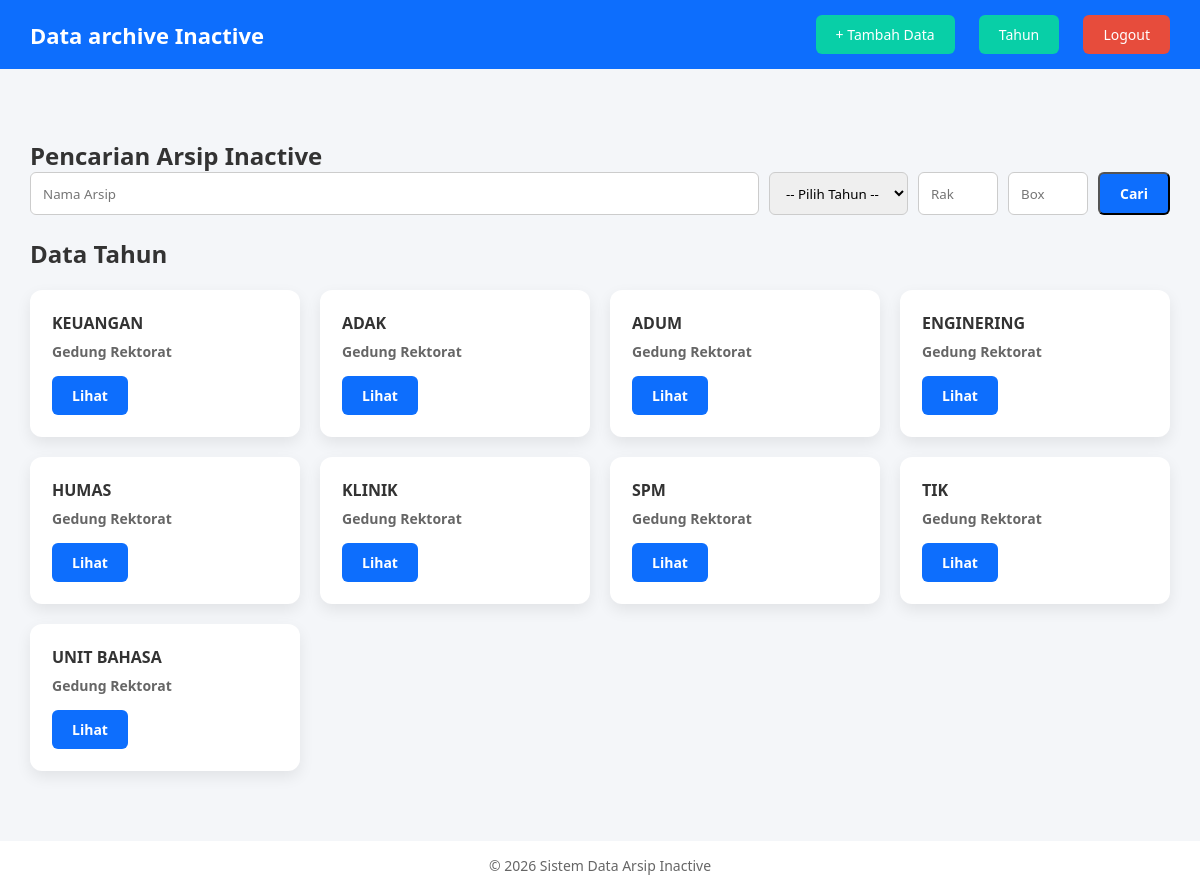
Before: /dashboard.php (signed in) with the older database file.
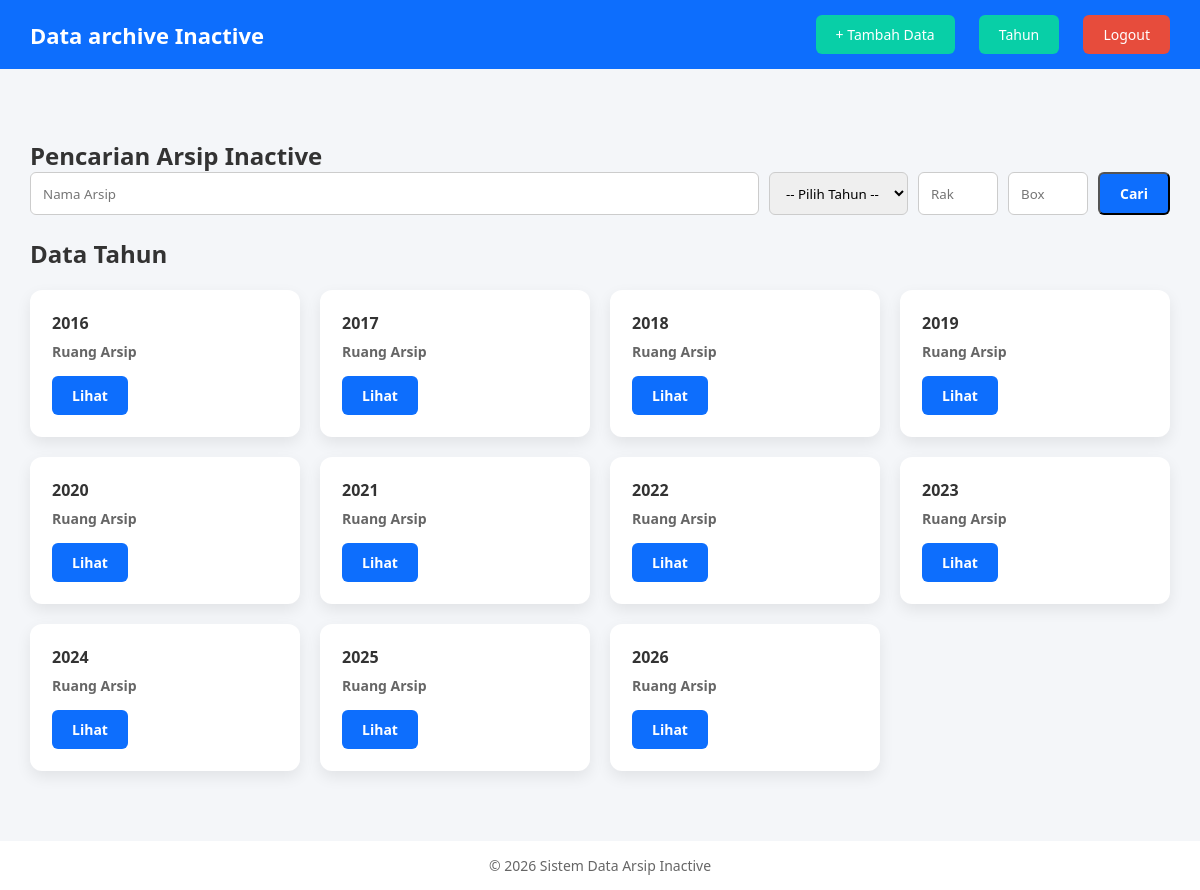
After: the same page with the newer database file.
### tables this page shows
CREATE TABLE `ruang` (
  `id` int NOT NULL,
  `nama_ruang` varchar(100) DEFAULT NULL,
  `keterangan` text
);

### dashboard.php (the view, shortened to what this page needs)
<?php
include "config/koneksi.php";
$qRuang = mysqli_query($conn, "SELECT * FROM ruang ORDER BY nama_ruang ASC");
?>
<!DOCTYPE html>
<html lang="id">
<head>
    <link rel="stylesheet" href="assets/css/dashboard.css">
</head>
<body>
<div class="navbar">
    <h1>Data archive Inactive</h1>
    <div>
        <a href="inventaris/tambah.php" class="btn btn-ruang">+ Tambah Data</a>
        <a href="ruang/index.php" class="btn btn-ruang">Tahun</a>
        <a href="auth/logout.php" class="btn btn-logout">Logout</a>
    </div>
</div>
<div class="container">
<h2 style="margin-top:40px;">Pencarian Arsip Inactive</h2>
    <div class="form-box">
        <form method="get" action="inventaris/index.php" style="display:flex; gap:10px; flex-wrap: wrap;">
            <input type="text" name="nama" placeholder="Nama Arsip" style="padding:8px 12px;border-radius:6px;border:1px solid #ccc;flex:1;">
            <select name="tahun" style="padding:8px 12px;border-radius:6px;border:1px solid #ccc;">
                <option value="">-- Pilih Tahun --</option>
            </select>
            <input type="text" name="rak" placeholder="Rak" style="padding:8px 12px;border-radius:6px;border:1px solid #ccc;width:80px;">
            <input type="text" name="box" placeholder="Box" style="padding:8px 12px;border-radius:6px;border:1px solid #ccc;width:80px;">
            <button type="submit" class="btn">Cari</button>
        </form>
    </div>
    <br>
    <h2>Data Tahun</h2>
    <div class="cards">
        <?php if (mysqli_num_rows($qRuang) > 0): ?>
            <?php while($r = mysqli_fetch_assoc($qRuang)): ?>
                <div class="card ruang-card">
                    <h3><?= $r['nama_ruang'] ?></h3>
                    <p><?= $r['keterangan'] ?></p>
                    <a href="inventaris/index.php?ruang_id=<?= $r['id'] ?>" class="btn">Lihat </a>
                </div>
            <?php endwhile; ?>
        <?php else: ?>
            <p>Belum ada data.</p>
        <?php endif; ?>
    </div>
</div>
<div class="footer">
    © <?= date('Y') ?> Sistem Data Arsip Inactive
</div>
</body>
</html>

Changed rows visible on the page:
removed ruang: nama_ruang "KEUANGAN", keterangan "Gedung Rektorat"
removed ruang: nama_ruang "ADAK", keterangan "Gedung Rektorat"
removed ruang: nama_ruang "ADUM", keterangan "Gedung Rektorat"
removed ruang: nama_ruang "ENGINERING", keterangan "Gedung Rektorat"
removed ruang: nama_ruang "HUMAS", keterangan "Gedung Rektorat"
removed ruang: nama_ruang "KLINIK", keterangan "Gedung Rektorat"
removed ruang: nama_ruang "SPM", keterangan "Gedung Rektorat"
removed ruang: nama_ruang "TIK", keterangan "Gedung Rektorat"
removed ruang: nama_ruang "UNIT BAHASA", keterangan "Gedung Rektorat"
added ruang: nama_ruang "2016", keterangan "Ruang Arsip"
added ruang: nama_ruang "2017", keterangan "Ruang Arsip"
added ruang: nama_ruang "2018", keterangan "Ruang Arsip"
added ruang: nama_ruang "2019", keterangan "Ruang Arsip"
added ruang: nama_ruang "2020", keterangan "Ruang Arsip"
added ruang: nama_ruang "2021", keterangan "Ruang Arsip"
added ruang: nama_ruang "2022", keterangan "Ruang Arsip"
added ruang: nama_ruang "2023", keterangan "Ruang Arsip"
added ruang: nama_ruang "2024", keterangan "Ruang Arsip"
added ruang: nama_ruang "2025", keterangan "Ruang Arsip"
added ruang: nama_ruang "2026", keterangan "Ruang Arsip"
